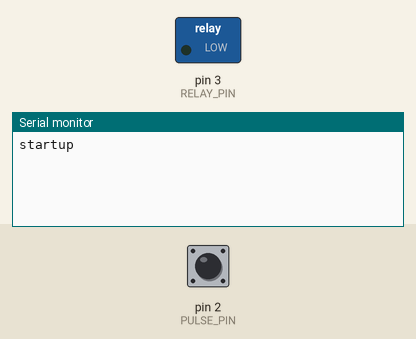
Simulated run of this sketch. Board: Arduino Nano, built with avr-gcc and run on an emulated ATmega328P. Parts: switched loads named in the sketch (green lamp = pin HIGH), the last lines printed to the serial monitor. Inputs (shaded band) come from the test bench; at power-on: pin 2 (PULSE_PIN) HIGH.

Above: at 1.2 s.
1.3 s: pin 2 (PULSE_PIN) pulsed LOW 5 times (0.12 s each, 0.3 s apart)
At 2.41 s:
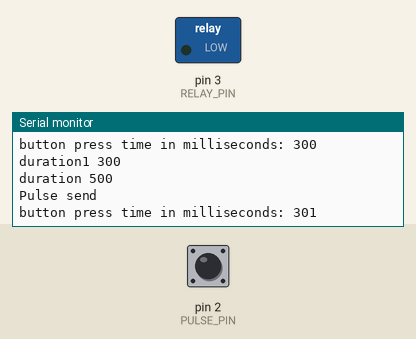
At 3.1 s:
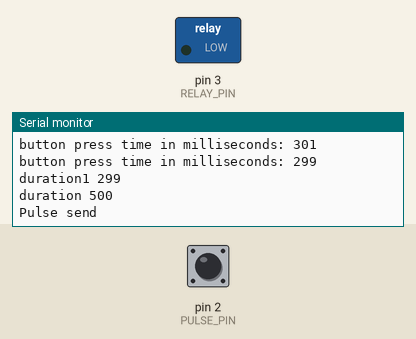
Timing chart, 0 to 4.6 s (numbered marks = the images above; inputs shaded):
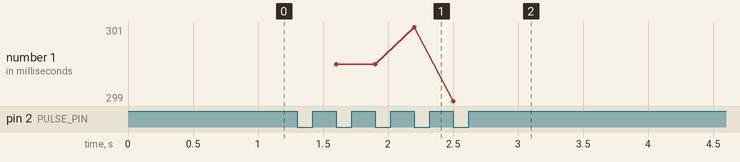

Measured:
- after the input at 1.3 s, the serial monitor: prints a new line after 0.30 s (image 1)

The sketch:

mainv2.ino
```cpp
/*
 Author:
 - Stefan Ringelberg (Stefan.Ringelberg@Gmail.com)
 Hardware:
 - Arduino Nano (Compatible board)
 Software:
 - Arduino 1.8.10

 Arduino Pin Mapping:
 - 00 = Serial RX USB Serial
 - 01 = Serial TX USB Serial
 - 02 = Pulse Receiver ( connect to the speed wire)
 - 03 = Pulse Send ( connect to the engine)

*/
#include <Chrono.h> // Control Multitasking

// Definitions
#define PULSE_PIN        2  // Button
#define RELAY_PIN        3  // Button
#define DELAY            5  // Delay per loop in ms

// Instantiate Chronos treats
Chrono chronoA;
Chrono chronoB;

boolean pulse_was_generated; // previous state
boolean raising_edge;

// timer settings
unsigned long startTime;
unsigned long endTime;
unsigned long duration;
unsigned long Stop;
unsigned long duration1;
unsigned long Switch;
byte timerRunning;

//Bike State
byte resState;

void setup()
{
  pinMode(PULSE_PIN, INPUT);
  digitalWrite(PULSE_PIN, HIGH); // pull-up
  pinMode(RELAY_PIN, OUTPUT);
  digitalWrite(RELAY_PIN, LOW); // pull-down
  Serial.begin(115200);
  pulse_was_generated = false;
  Serial.println ("startup");
  Switch = 400; //hold at 20km showing 17,2
}

boolean handle_pulse(){
  boolean event;
   int pulse_now_generated = !digitalRead(PULSE_PIN); // pin low -> pressed
   event = pulse_now_generated && !pulse_was_generated;
   pulse_was_generated = pulse_now_generated;
  return event;
}

void relay_pulse(){
  unsigned long duration;
    digitalWrite(RELAY_PIN, HIGH); // pull-down
    delay(1);
    digitalWrite(RELAY_PIN, LOW); // pull-down
    Serial.println("Pulse send");
}

void loop()
{
    if ( chronoA.hasPassed(1) ) {
     chronoA.restart();
     boolean raising_edge = handle_pulse();

      if (timerRunning == 1 && raising_edge == 1){
          endTime = millis();
          timerRunning = 0;
          duration1 = endTime - startTime;
          Serial.println ();
          Serial.print ("button press time in milliseconds: ");
          Serial.println (duration1);

          if (duration1 <= Switch && Stop !=1 ){
            //duration = duration1 + 600;
            duration = 500; // set to 17,2
           }
          else{
            if (duration != 500){
              duration = duration1;
            }
            else{
              Stop = 1;
            }
          }
          if (duration >= 4000){
            duration = 0;
            Serial.print ("Stop bike ");
          }

     }

     if (timerRunning == 0 && raising_edge == 1){
          startTime = millis();
          timerRunning = 1;
     }
     if ( chronoB.hasPassed(duration) ) {
          if (duration != 0){
            Serial.print ("duration1 ");
           Serial.println (duration1);
               Serial.print ("duration ");
           Serial.println (duration);
          relay_pulse();
          duration = 0;
          Stop =0;
          chronoB.restart();
          }
     }
   }
}
```
